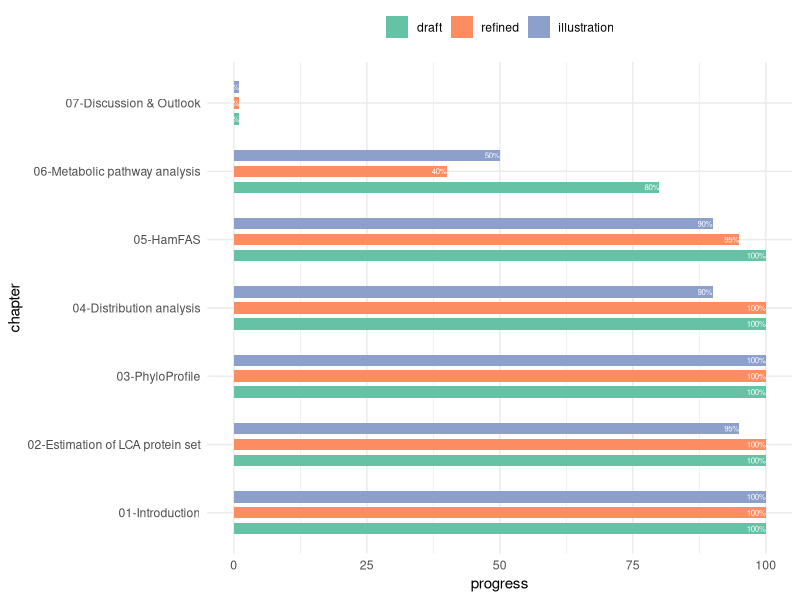
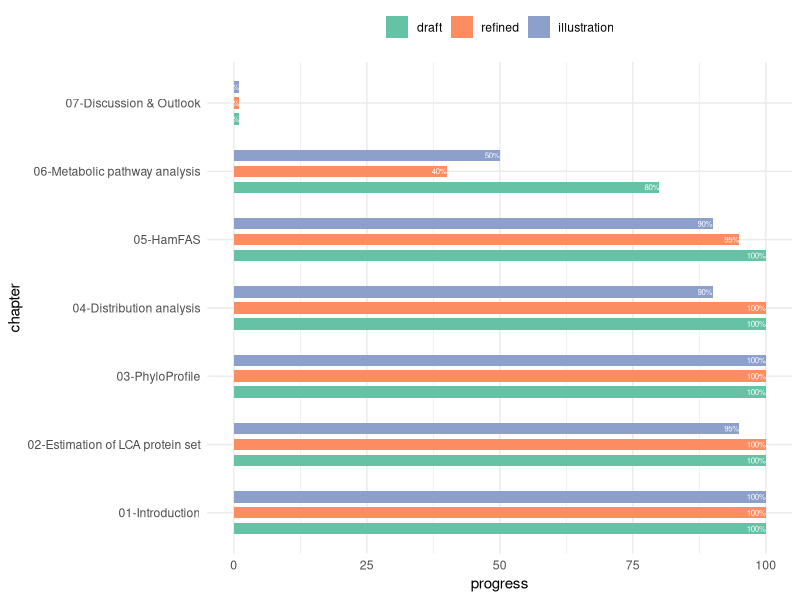

Recreate these plots in R, in order.
### thesis writing progess
library(ggplot2)
chapter <- rep(c("01-Introduction","02-Estimation of LCA protein set",
                 "03-PhyloProfile",
                 "04-Distribution analysis","05-HamFAS",
                 "06-Metabolic pathway analysis",
                 "07-Discussion & Outlook"), each = 3)
type <- rep(c("draft","refined","illustration"),5)
progress <- c(100,100,100, # chapter 01 Introduction
              100,100,95, # chapter 02 LCA estimation
              100,100,100, # chapter 03 PhyloProfile
              100,100,90, # chapter 04 Distribution analysis
              100,95,90, # chapter 05 HamFAS
              80,40,50, # chapter 06 pathway analysis
              1,1,1 # chapter 07 Discussion & Outlook
              )

df <- as.data.frame(cbind(chapter,type,progress), stringsAsFactors = FALSE)
df$progress <- as.numeric(df$progress)
df$type <- factor(df$type, levels = c("draft","refined","illustration"))

ggplot(df, aes(x = chapter, y = progress)) +
  geom_bar(aes(fill = type), stat = "identity", position = position_dodge(width = 0.7), width = 0.5) +
  geom_text(aes(label = paste0(progress,"%"), group = type), color = "white", size = 2, position = position_dodge(width = 0.7), hjust = 1) +
  coord_flip() +
  theme_minimal() +
  scale_fill_brewer(palette = "Set2") +
  theme(legend.position = "top", legend.title = element_blank())

ggsave("/Users/trvinh/work/thesis/microsporidia/progress.png", width = 20, height = 10, units = "cm")

